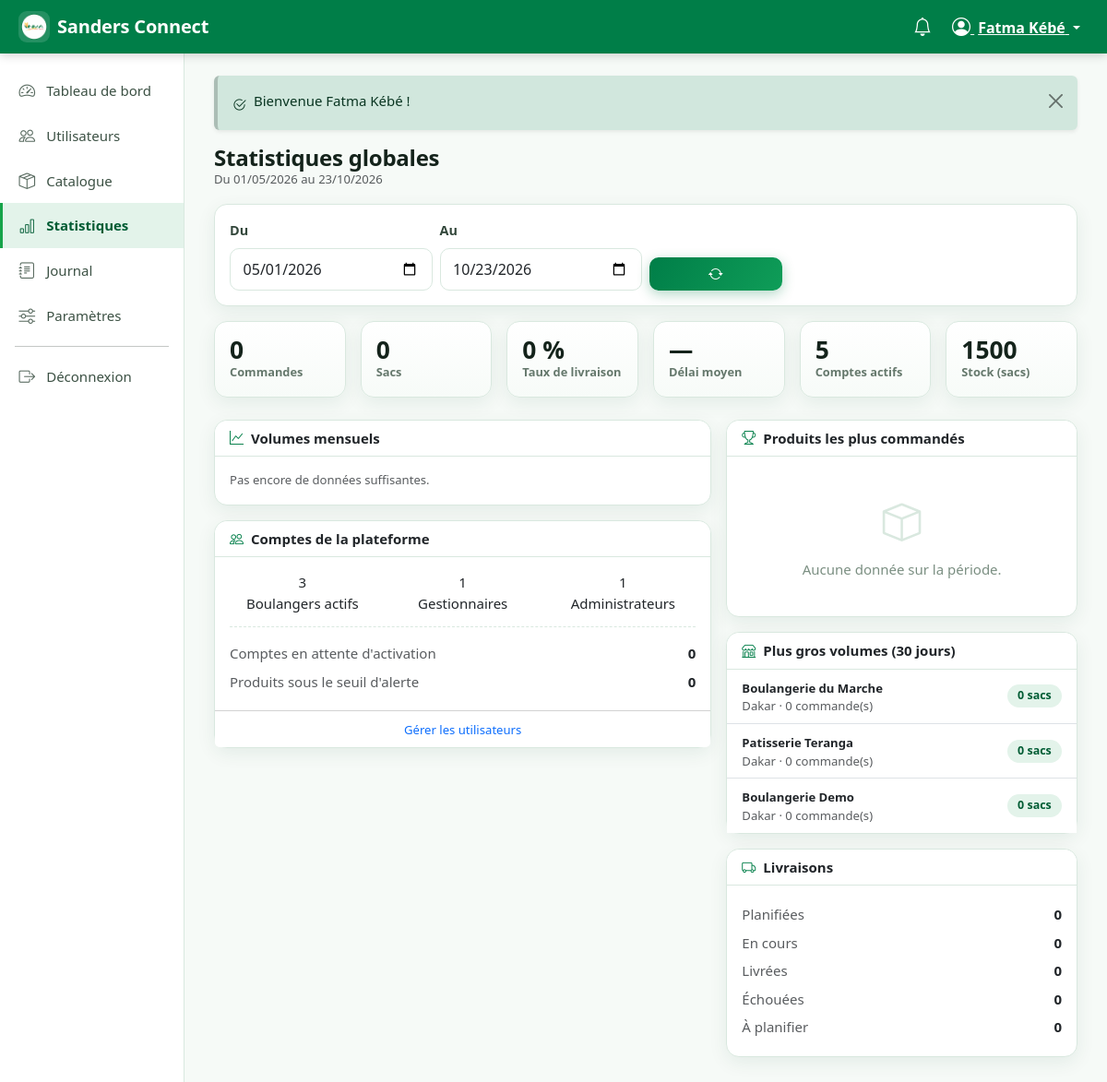
The app's page /index.php?r=administrateur/statistiques (signed in) with its own data.
### tables this page shows
CREATE TABLE utilisateur (
    id                  INT UNSIGNED AUTO_INCREMENT PRIMARY KEY,
    nom                 VARCHAR(150)        NOT NULL,
    email               VARCHAR(190)        NOT NULL UNIQUE,
    telephone           VARCHAR(30)         DEFAULT NULL,
    mot_de_passe        VARCHAR(255)        NOT NULL,            
    role                ENUM('boulanger','gestionnaire','administrateur') NOT NULL DEFAULT 'boulanger',
    actif               TINYINT(1)          NOT NULL DEFAULT 0,  
    double_verification TINYINT(1)          NOT NULL DEFAULT 0,  
    code_securite       VARCHAR(255)        DEFAULT NULL,        
    tentatives_connexion TINYINT UNSIGNED   NOT NULL DEFAULT 0,
    bloque_jusqua       DATETIME            DEFAULT NULL,
    reset_token         VARCHAR(64)         DEFAULT NULL,
    reset_expire_le     DATETIME            DEFAULT NULL,
    derniere_connexion  DATETIME            DEFAULT NULL,
    cree_le             DATETIME            NOT NULL DEFAULT CURRENT_TIMESTAMP,
    maj_le              DATETIME            NOT NULL DEFAULT CURRENT_TIMESTAMP ON UPDATE CURRENT_TIMESTAMP,
    INDEX idx_user_role (role, actif)
);

CREATE TABLE boulanger (
    id                  INT UNSIGNED AUTO_INCREMENT PRIMARY KEY,
    utilisateur_id      INT UNSIGNED        NOT NULL UNIQUE,
    nom_boulangerie     VARCHAR(190)        NOT NULL,
    adresse             VARCHAR(255)        NOT NULL,
    ville               VARCHAR(100)        NOT NULL DEFAULT 'Dakar',
    zone_livraison      VARCHAR(100)        DEFAULT NULL,
    cree_le             DATETIME            NOT NULL DEFAULT CURRENT_TIMESTAMP,
    CONSTRAINT fk_boulanger_user FOREIGN KEY (utilisateur_id)
        REFERENCES utilisateur(id) ON DELETE CASCADE
);

### app/views/admin/statistiques.php (the view, shortened to what the rows shown need)
<div class="d-flex flex-wrap justify-content-between align-items-center gap-2 mb-3">
    <div>
        <h1 class="h4 fw-bold mb-0">Statistiques globales</h1>
    </div>
</div>
<div class="row g-3">
    <div class="col-12 col-lg-7">
        <div class="card">
            <div class="card-body">
                <div class="row g-3 text-center">
                    <div class="col-4">
                        <div class="sc-stat-value"><?= (int) $users['boulangers'] ?></div>
                        <div class="sc-stat-label">Boulangers actifs</div>
                    </div>
                    <div class="col-4">
                        <div class="sc-stat-value"><?= (int) $users['gestionnaires'] ?></div>
                        <div class="sc-stat-label">Gestionnaires</div>
                    </div>
                    <div class="col-4">
                        <div class="sc-stat-value"><?= (int) $users['admins'] ?></div>
                        <div class="sc-stat-label">Administrateurs</div>
                    </div>
                </div>
            </div>
        </div>
    </div>
    <div class="col-12 col-lg-5">
        <div class="card mb-3">
            <div class="card-body p-0">
                <?php if ($boulangers === []): ?>
                    <div class="sc-empty"><i class="bi bi-people"></i>Aucune activité récente.</div>
                <?php else: ?>
                    <ul class="list-group list-group-flush">
                        <?php foreach (array_slice($boulangers, 0, 6) as $b): ?>
                            <li class="list-group-item d-flex justify-content-between align-items-center">
                                <div>
                                    <span class="text-small fw-semibold"><?= e($b['nom_boulangerie']) ?></span>
                                    <div class="text-small text-muted"><?= e($b['ville'] ?? '') ?> · <?= (int) $b['nb_commandes'] ?> commande(s)</div>
                                </div>
                                <span class="sc-pill"><?= (int) $b['total_sacs'] ?> sacs</span>
                            </li>
                        <?php endforeach; ?>
                    </ul>
                <?php endif; ?>
            </div>
        </div>
    </div>
</div>

### app/views/layouts/app.php (shortened to what the rows shown need)
<?php
$role        = $utilisateur['role'] ?? 'boulanger';
?>
<!doctype html>
<html lang="fr">
<head>
    <link href="https://cdn.jsdelivr.net/npm/bootstrap@5.3.3/dist/css/bootstrap.min.css" rel="stylesheet"
>
    <link href="https://cdn.jsdelivr.net/npm/bootstrap-icons@1.11.3/font/bootstrap-icons.min.css" rel="stylesheet">
    <link href="<?= e(asset('assets/css/app.css')) ?>" rel="stylesheet">
</head>
<body class="sc-app role-<?= e($role) ?>">
<nav class="navbar sc-navbar sticky-top">
    <div class="container-fluid">
        <div class="d-flex align-items-center gap-1 ms-auto">
            <div class="dropdown">
                <button class="btn btn-link text-white dropdown-toggle px-2" type="button" data-bs-toggle="dropdown"
                        aria-expanded="false">
                    <i class="bi bi-person-circle fs-5"></i>
                    <span class="d-none d-md-inline ms-1"><?= e(mb_substr((string) $utilisateur['nom'], 0, 18)) ?></span>
                </button>
            </div>
        </div>
    </div>
</nav>
<div class="container-fluid">
    <div class="row">
        <main class="col-lg-10 sc-content pb-5">
            <?= $contenu ?>
        </main>
    </div>
</div>
</body>
</html>

### records on screen
utilisateur: nom "Fatma Kébé"
boulanger: id "3", nom_boulangerie "Patisserie Teranga", ville "Dakar", nb_commandes "0", total_sacs "0"
utilisateur: actif "1"
boulanger: nom_boulangerie "Boulangerie du Marche", ville "Dakar", nb_commandes "0", total_sacs "0"
boulanger: nom_boulangerie "Boulangerie Demo", ville "Dakar", nb_commandes "0", total_sacs "0"

### other values on screen
APP_NAME "Sanders Connect"
$libelle "Tableau de bord"
$libelle "Utilisateurs"
$libelle "Catalogue"
$libelle "Statistiques"
$libelle "Journal"
$libelle "Paramètres"
$msg['message'] "Bienvenue Fatma Kébé !"
date_fr($depuis) "01/05/2026"
date_fr($jusqu) "23/10/2026"
$stats['total'] "0"
$stats['sacs'] "0"
$stats['taux_livraison'] "0"
$users['actifs'] "5"
$produits['stock'] "1500"
